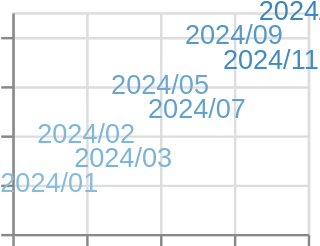

Here is the Vega-Lite specification saved for this chart:
### Vega-Lite specification from a JSON file in a GitHub repository (floating-point values rounded to 4 significant figures)
{"$schema": "https://vega.github.io/schema/vega-lite/v6.json", "padding": 5, "autosize": "none", "data": {"name": "table", "values": [{"c": "A", "g": "p", "x": 1, "y": 2, "v": 5, "t": "2024-01-15", "o": {"v": 3}, "IMDB Rating": 6.1, "d": "x1"}, {"c": "B", "g": "q", "x": 2, "y": 4, "v": 9, "t": "2024-02-20", "o": {"v": 7}, "IMDB Rating": 7.4, "d": "x2"}, {"c": "A", "g": "q", "x": 3, "y": 3, "v": 2, "t": "2024-03-05", "o": {"v": 1}, "IMDB Rating": 5.2, "d": "x1"}, {"c": "C", "g": "p", "x": 4, "y": 6, "v": 7, "t": "2024-05-30", "o": {"v": 4}, "IMDB Rating": 8.8, "d": "x3"}, {"c": "B", "g": "p", "x": 5, "y": 5, "v": 4, "t": "2024-07-11", "o": {"v": 9}, "IMDB Rating": 6.9, "d": "x2"}, {"c": "C", "g": "q", "x": 6, "y": 8, "v": 6, "t": "2024-09-02", "o": {"v": 2}, "IMDB Rating": 7.7, "d": "x3"}, {"c": "A", "g": "p", "x": 7, "y": 7, "v": 8, "t": "2024-11-25", "o": {"v": 5}, "IMDB Rating": 4.4, "d": "x1"}, {"c": "B", "g": "q", "x": 8, "y": 9, "v": 3, "t": "2024-12-31", "o": {"v": 8}, "IMDB Rating": 9.1, "d": "x2"}]}, "width": 120, "height": 90, "mark": "text", "encoding": {"x": {"field": "x", "type": "quantitative"}, "y": {"field": "y", "type": "quantitative"}, "text": {"field": "t", "type": "temporal"}, "color": {"field": "t", "type": "temporal"}}, "config": {"timeFormat": "%Y/%m"}}
